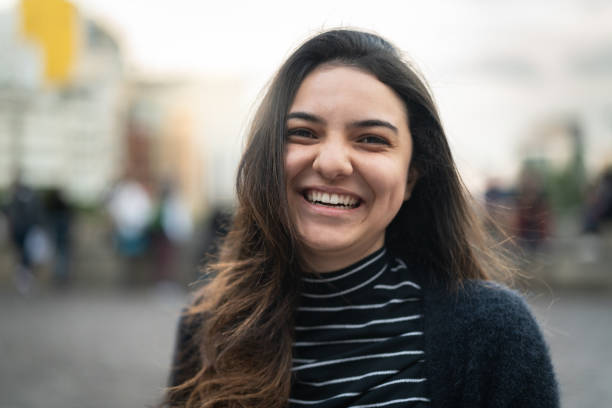
#> input picture Photos/pic2.jpg, 612 x 408 px
$ python read.py
#> lines starting #> are read from the running program, lines starting #| are printed output that depends on the picture; after the words box and inside, x2 and y2 are one past the last pixel; in counts of white or black regions, pixels touching at a corner belong together
#Import The Necessary LIBRARY
import cv2 as cv

#Read The Given file

# ########## ANALYZING IMAGE ##########

img = cv.imread("Photos/pic2.jpg")
#> img is the input picture: shape (408, 612, 3); mean B, G, R 124.3, 130.1, 134.5
cv.imshow("Image",img)

#Gray the Image
imgGray = cv.cvtColor(img, cv.COLOR_BGR2GRAY)
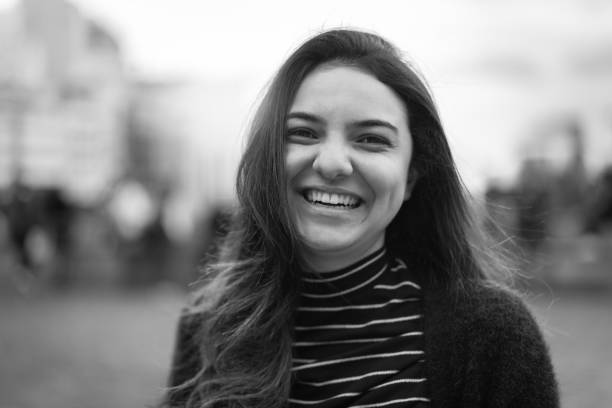
#> imgGray: shape (408, 612); min 1, max 255, mean 130.8
cv.imshow("Image GRAYSCALE",imgGray)

#Blur the Image
imgBlur = cv.GaussianBlur(img,(5,5), cv.BORDER_DEFAULT )
cv.imshow("Image Blur", imgBlur)

#Canny The Image
imgCanny = cv.Canny(img, 125, 175)
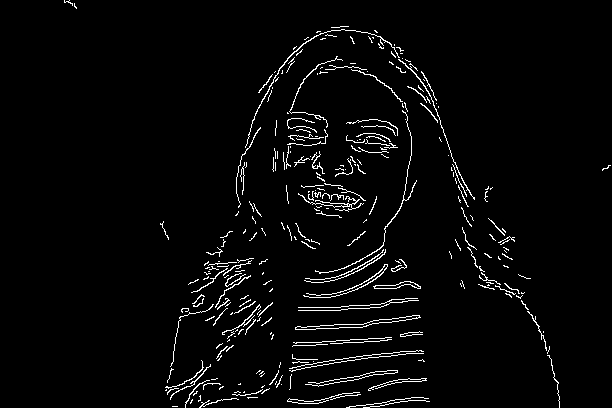
#> imgCanny: shape (408, 612); 3.1% white in thin lines or dots, all inside (x1, y1, x2, y2) = (64, 0, 611, 408)
cv.imshow("Canny image", imgCanny)

#Dilate the Image
imgDil = cv.dilate(imgCanny, (3,3), iterations=2)
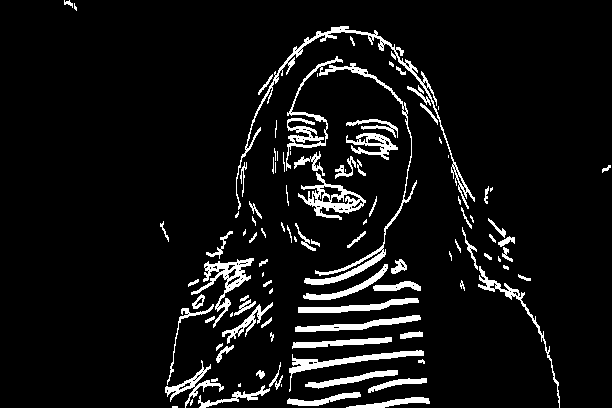
#> imgDil: shape (408, 612); 7.3% white; 105 white regions (30 under 20 px), largest, box (x1, y1, x2, y2) and area: (286, 56, 417, 285) 2412, (236, 26, 475, 210) 1809, (298, 172, 366, 220) 1042
cv.imshow("Dialtion Image", imgDil)

#Erode The Image
imgErode = cv.erode(imgDil, (5,5), iterations=1)
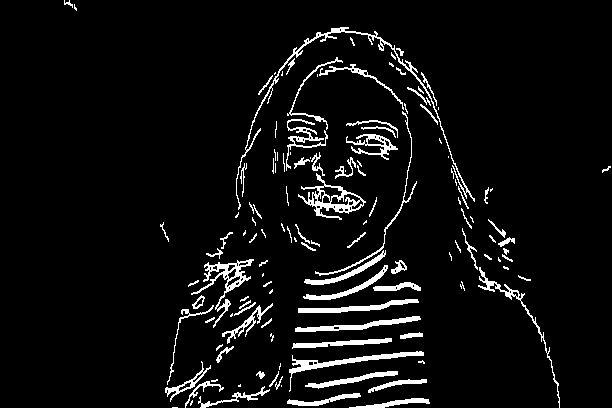
#> imgErode: shape (408, 612); 5.7% white; 130 white regions (50 under 20 px), largest, box (x1, y1, x2, y2) and area: (236, 27, 475, 210) 1183, (298, 173, 366, 220) 824, (191, 259, 254, 328) 792
cv.imshow("Erorded", imgErode)

#Resizing The Image
imgResize = cv.resize(img,(500,500), interpolation=cv.INTER_CUBIC)
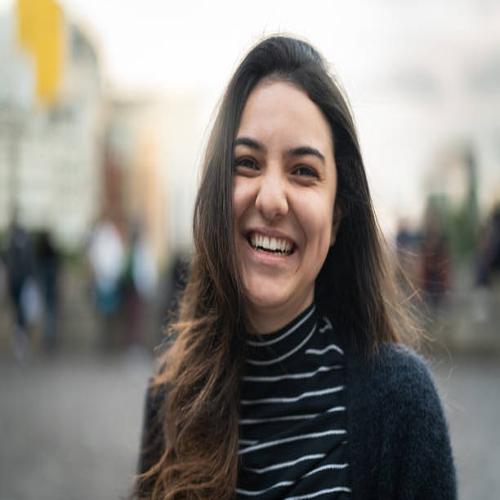
#> imgResize: shape (500, 500, 3); mean B, G, R 124.3, 130.1, 134.5
cv.imshow("Resized", imgResize)

#CROPPING THE IMAGE
imgCropped = img[50:200, 200:400]
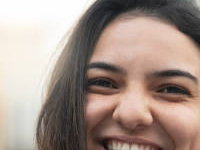
#> imgCropped: shape (150, 200, 3); mean B, G, R 138.5, 148, 165.7
cv.imshow("Cropped", imgCropped)
cv.waitKey(0)                       #--> Using waitKey as 0 for infinte


# [12 lines of commented-out code are left out]
